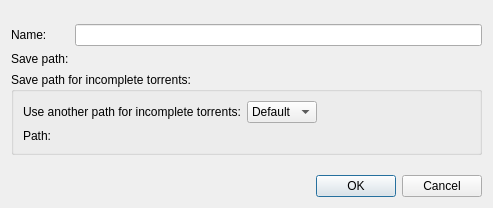
<?xml version="1.0" encoding="UTF-8"?>
<ui version="4.0">
    <class>TorrentCategoryDialog</class>
    <widget class="QDialog" name="TorrentCategoryDialog">
        <property name="geometry">
            <rect>
                <x>0</x>
                <y>0</y>
                <width>493</width>
                <height>208</height>
            </rect>
        </property>
        <property name="windowTitle">
            <string>Torrent Category Properties</string>
        </property>
        <layout class="QVBoxLayout" name="verticalLayout">
            <item>
                <spacer name="verticalSpacer">
                    <property name="orientation">
                        <enum>Qt::Vertical</enum>
                    </property>
                    <property name="sizeHint" stdset="0">
                        <size>
                            <width>20</width>
                            <height>40</height>
                        </size>
                    </property>
                </spacer>
            </item>
            <item>
                <layout class="QGridLayout" name="gridLayout">
                    <item row="0" column="0">
                        <widget class="QLabel" name="labelCategoryName">
                            <property name="text">
                                <string>Name:</string>
                            </property>
                        </widget>
                    </item>
                    <item row="0" column="1">
                        <widget class="QLineEdit" name="textCategoryName"/>
                    </item>
                    <item row="1" column="0">
                        <widget class="QLabel" name="labelSavePath">
                            <property name="text">
                                <string>Save path:</string>
                            </property>
                        </widget>
                    </item>
                    <item row="1" column="1">
                        <widget class="FileSystemPathComboEdit" name="comboSavePath" native="true">
                            <property name="sizePolicy">
                                <sizepolicy hsizetype="Expanding" vsizetype="Fixed">
                                    <horstretch>0</horstretch>
                                    <verstretch>0</verstretch>
                                </sizepolicy>
                            </property>
                        </widget>
                    </item>
                </layout>
            </item>
            <item>
                <widget class="QGroupBox" name="groupBox">
                    <property name="title">
                        <string>Save path for incomplete torrents:</string>
                    </property>
                    <layout class="QVBoxLayout" name="verticalLayout_2">
                        <item>
                            <layout class="QHBoxLayout" name="horizontalLayout">
                                <item>
                                    <widget class="QLabel" name="labelUseDownloadPath">
                                        <property name="text">
                                            <string>Use another path for incomplete torrents:</string>
                                        </property>
                                    </widget>
                                </item>
                                <item>
                                    <widget class="QComboBox" name="comboUseDownloadPath">
                                        <property name="maxVisibleItems">
                                            <number>3</number>
                                        </property>
                                        <item>
                                            <property name="text">
                                                <string>Default</string>
                                            </property>
                                        </item>
                                        <item>
                                            <property name="text">
                                                <string>Yes</string>
                                            </property>
                                        </item>
                                        <item>
                                            <property name="text">
                                                <string>No</string>
                                            </property>
                                        </item>
                                    </widget>
                                </item>
                                <item>
                                    <spacer name="horizontalSpacer">
                                        <property name="orientation">
                                            <enum>Qt::Horizontal</enum>
                                        </property>
                                        <property name="sizeHint" stdset="0">
                                            <size>
                                                <width>40</width>
                                                <height>20</height>
                                            </size>
                                        </property>
                                    </spacer>
                                </item>
                            </layout>
                        </item>
                        <item>
                            <layout class="QHBoxLayout" name="horizontalLayout_2">
                                <item>
                                    <widget class="QLabel" name="labelDownloadPath">
                                        <property name="sizePolicy">
                                            <sizepolicy hsizetype="Preferred" vsizetype="Preferred">
                                                <horstretch>0</horstretch>
                                                <verstretch>0</verstretch>
                                            </sizepolicy>
                                        </property>
                                        <property name="text">
                                            <string>Path:</string>
                                        </property>
                                    </widget>
                                </item>
                                <item>
                                    <widget class="FileSystemPathComboEdit" name="comboDownloadPath" native="true">
                                        <property name="sizePolicy">
                                            <sizepolicy hsizetype="MinimumExpanding" vsizetype="Preferred">
                                                <horstretch>0</horstretch>
                                                <verstretch>0</verstretch>
                                            </sizepolicy>
                                        </property>
                                    </widget>
                                </item>
                            </layout>
                        </item>
                    </layout>
                </widget>
            </item>
            <item>
                <spacer name="verticalSpacer_2">
                    <property name="orientation">
                        <enum>Qt::Vertical</enum>
                    </property>
                    <property name="sizeHint" stdset="0">
                        <size>
                            <width>20</width>
                            <height>40</height>
                        </size>
                    </property>
                </spacer>
            </item>
            <item>
                <widget class="QDialogButtonBox" name="buttonBox">
                    <property name="orientation">
                        <enum>Qt::Horizontal</enum>
                    </property>
                    <property name="standardButtons">
                        <set>QDialogButtonBox::Cancel|QDialogButtonBox::Ok</set>
                    </property>
                </widget>
            </item>
        </layout>
    </widget>
    <customwidgets>
        <customwidget>
            <class>FileSystemPathComboEdit</class>
            <extends>QWidget</extends>
            <header>gui/fspathedit.h</header>
            <container>1</container>
        </customwidget>
    </customwidgets>
    <tabstops>
        <tabstop>textCategoryName</tabstop>
        <tabstop>comboSavePath</tabstop>
        <tabstop>comboUseDownloadPath</tabstop>
        <tabstop>comboDownloadPath</tabstop>
    </tabstops>
    <resources/>
    <connections/>
</ui>
